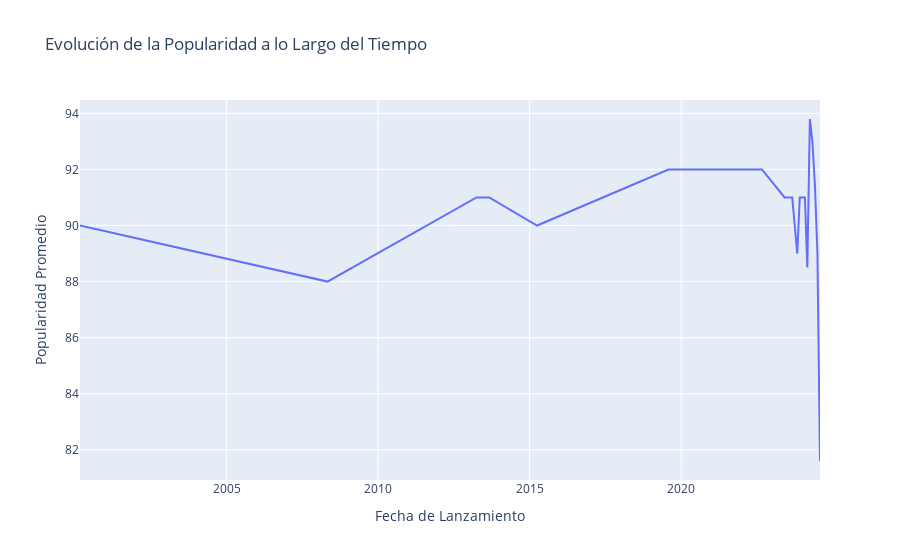

The notebook cell this image was saved under:
### Markdown cell above
Con este grafico podemos apreciar una evolucion de la popularidad promedio a lo largo del timepo.

### Code cell
#evolucion de pupularidad a lo largo del tiempo
pio.renderers.default = "vscode"
df['Release Date'] = pd.to_datetime(df['Release Date'], format='%Y-%m-%d', errors='coerce')
df_grouped = df.groupby(df['Release Date'].dt.strftime('%Y-%m'))['Popularity'].mean().reset_index()
fig = px.line(df_grouped, x='Release Date', y='Popularity',
                  title='Evolución de la Popularidad a lo Largo del Tiempo',
                  labels={'Release Date': 'Fecha de Lanzamiento', 'Popularity': 'Popularidad Promedio'})
fig.show()

### Figure 1 — Plotly figure (JSON) as saved in the notebook; plotly's stock layout.template omitted (floating-point values rounded to 4 significant figures)
{"data": [{"hovertemplate": "Fecha de Lanzamiento=%{x}<br>Popularidad Promedio=%{y}<extra></extra>", "legendgroup": "", "line": {"color": "#636efa", "dash": "solid"}, "marker": {"symbol": "circle"}, "mode": "lines", "name": "", "orientation": "v", "showlegend": false, "type": "scatter", "x": ["2000-03", "2008-05", "2013-04", "2013-09", "2015-04", "2019-08", "2022-09", "2023-06", "2023-09", "2023-11", "2023-12", "2024-02", "2024-03", "2024-04", "2024-05", "2024-06", "2024-07", "2024-08"], "xaxis": "x", "y": [90, 88, 91, 91, 90, 92, 92, 91, 91, 89, 91, 91, 88.5, 93.8, 93, 91.43, 89, 81.6], "yaxis": "y"}], "layout": {"legend": {"tracegroupgap": 0}, "title": {"text": "Evolución de la Popularidad a lo Largo del Tiempo"}, "xaxis": {"anchor": "y", "domain": [0, 1], "title": {"text": "Fecha de Lanzamiento"}}, "yaxis": {"anchor": "x", "domain": [0, 1], "title": {"text": "Popularidad Promedio"}}}}
